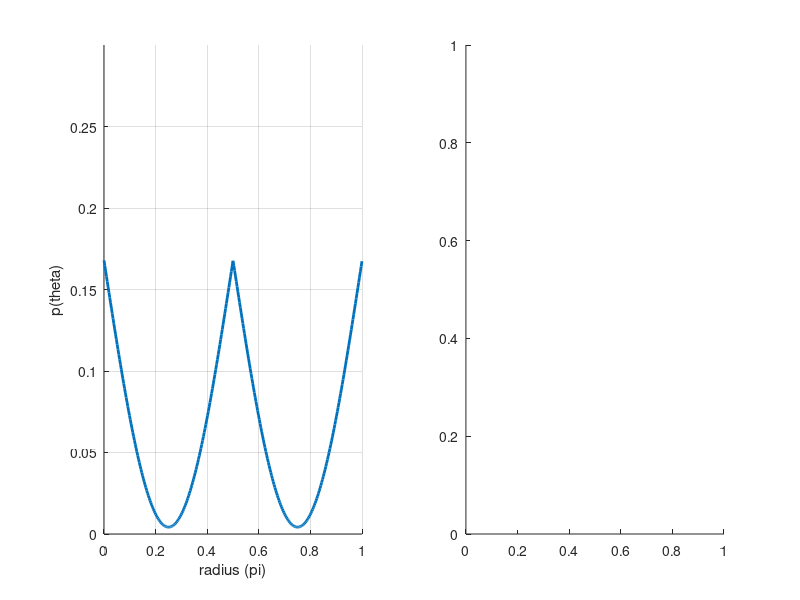

Write MATLAB code to recreate this figure. (Note: this script raises an error after producing the figure.)
%% Define Prior
stepSize = 0.001; stmSpc = -2 * pi : stepSize : 3 * pi;

scaling = 1.95;
prior = 2 - scaling * abs(sin(2 * stmSpc)); nrmConst = 1.0 / trapz(stmSpc, prior);
prior = prior * nrmConst;

subplot(1, 2, 1); hold on;
priorDensity = @(support) (2 - scaling * abs(sin(2 * support))) * nrmConst;

plotRange = 0 : 0.01 : pi;
plot(plotRange / pi, priorDensity(plotRange), 'LineWidth', 2); grid on;
xlabel('radius (pi)'); ylabel('p(theta)'); ylim([0, 0.3]);

%% Estimator
noiseLevelsMap = 0.01;
thetas = 0 : 0.05 : 1.01 * pi;

subplot(1, 2, 2); hold on;
for idx = 1 : length(noiseLevelsMap)
    noiseLevel = noiseLevelsMap(idx);
    estimates = arrayfun(@(theta) averageEstimateMap(stmSpc, prior, theta, noiseLevel), thetas);
    bias = estimates - thetas;
    
    plot(thetas/pi, bias/pi*180, 'LineWidth', 2);
end
title('Bias, Homogeneous Noise');
xlabel('Orientation (pi)'); ylabel('Bias (deg)'); grid on;

function [meanEst] = averageEstimateMap(stmSpc, prior, theta, noiseLevel)
[ests, prob] = estimatorMapping(stmSpc, prior, theta, noiseLevel);

delta = 0.001;
unDomain = min(ests) : delta : max(ests);
probDnst = interp1(ests, prob, unDomain);

mass = probDnst * delta;

estimateSin = sum(mass .* sin(unDomain));
estimateCos = sum(mass .* cos(unDomain));
meanEst = atan(estimateSin / estimateCos);

if(theta > 0.25*pi && theta < 0.75 * pi)
    if(meanEst <= 0)
        meanEst = meanEst + pi;
    end
elseif(theta > 0.75 * pi)
    meanEst = meanEst + pi;
end
end
